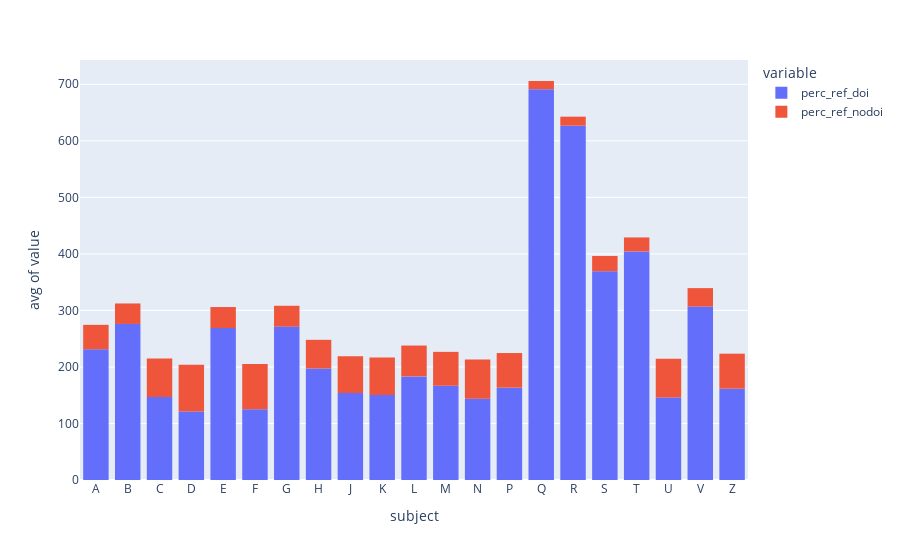

The notebook cell this image was saved under:
### Markdown cell above
# 3) Reference that have doi specified

### Code cell
import plotly.graph_objects as go
import plotly.express as px

frame = frame.groupby('subject').sum()
frame =frame.apply(lambda x: pd.to_numeric(x, errors='coerce'))
frame['perc_ref_nodoi'] = (frame['ref-undefined']/frame['ref-num'])*100
frame['perc_ref_doi'] = (frame['ref-num']/frame['ref-undefined'])*100
fig = px.histogram(frame, x=frame.index, y= ['perc_ref_doi', 'perc_ref_nodoi'], histfunc='avg')
fig.show()

### Figure 1 — Plotly figure (JSON) as saved in the notebook; plotly's stock layout.template omitted (floating-point values rounded to 4 significant figures)
{"data": [{"alignmentgroup": "True", "bingroup": "x", "histfunc": "avg", "hovertemplate": "variable=perc_ref_doi<br>subject=%{x}<br>avg of value=%{y}<extra></extra>", "legendgroup": "perc_ref_doi", "marker": {"color": "#636efa", "pattern": {"shape": ""}}, "name": "perc_ref_doi", "offsetgroup": "perc_ref_doi", "orientation": "v", "showlegend": true, "type": "histogram", "x": ["A", "B", "C", "D", "E", "F", "G", "H", "J", "K", "L", "M", "N", "P", "Q", "R", "S", "T", "U", "V", "Z"], "xaxis": "x", "y": [231.3, 276.0, 147.0, 121.3, 268.7, 125.2, 271.3, 197.3, 154.0, 150.2, 183.3, 166.7, 143.6, 163.3, 691.4, 626.8, 369.3, 404.3, 145.9, 306.8, 161.5], "yaxis": "y"}, {"alignmentgroup": "True", "bingroup": "x", "histfunc": "avg", "hovertemplate": "variable=perc_ref_nodoi<br>subject=%{x}<br>avg of value=%{y}<extra></extra>", "legendgroup": "perc_ref_nodoi", "marker": {"color": "#EF553B", "pattern": {"shape": ""}}, "name": "perc_ref_nodoi", "offsetgroup": "perc_ref_nodoi", "orientation": "v", "showlegend": true, "type": "histogram", "x": ["A", "B", "C", "D", "E", "F", "G", "H", "J", "K", "L", "M", "N", "P", "Q", "R", "S", "T", "U", "V", "Z"], "xaxis": "x", "y": [43.24, 36.23, 68.05, 82.47, 37.21, 79.86, 36.85, 50.69, 64.95, 66.57, 54.55, 59.99, 69.65, 61.22, 14.46, 15.95, 27.08, 24.73, 68.56, 32.59, 61.91], "yaxis": "y"}], "layout": {"barmode": "relative", "legend": {"title": {"text": "variable"}, "tracegroupgap": 0}, "margin": {"t": 60}, "xaxis": {"anchor": "y", "domain": [0, 1], "title": {"text": "subject"}}, "yaxis": {"anchor": "x", "domain": [0, 1], "title": {"text": "avg of value"}}}}
